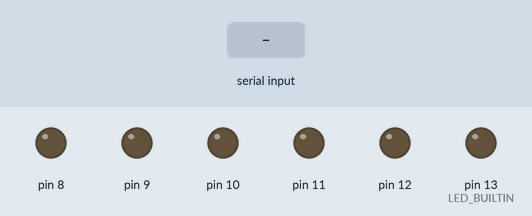
This sketch was run on a simulated Arduino Uno, built with avr-gcc and run on an emulated ATmega328P. Parts: output pins drawn as LEDs (lit = HIGH). The inputs (shaded band) are chosen by the test bench.

Above: at 1.2 s.
1.3 s: byte 71 ('G') received over Serial
At 2.3 s:
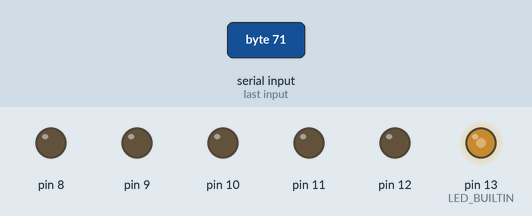
2.8 s: "A\n" received over Serial
At 4.0 s:
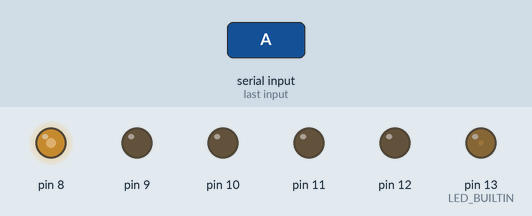
4.3 s: byte 66 ('B') received over Serial
At 4.6 s:
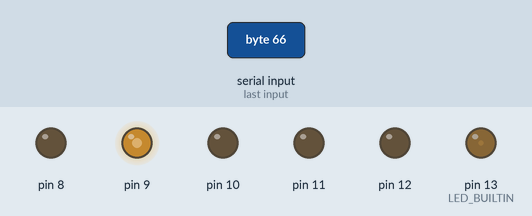
5.8 s: byte 65 ('A') received over Serial
At 6.5 s:
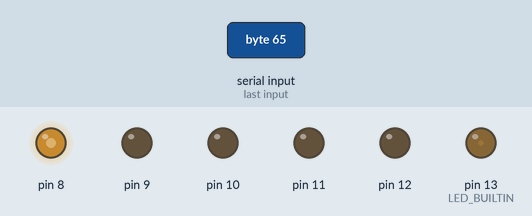
Timing chart, 0 to 8.3 s (numbered marks = the images above; inputs shaded):
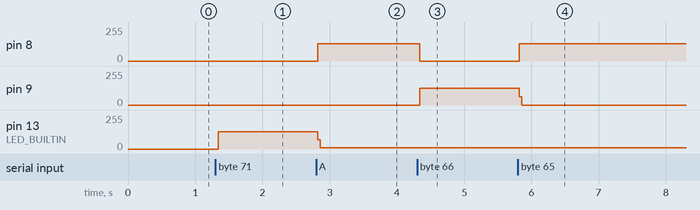

Measured:
- after the input at 1.3 s, pin 13 (LED_BUILTIN): 0/255 → 131/255 at once
- after the input at 2.8 s, pin 8: 0/255 → 129/255 at once; pin 13 (LED_BUILTIN): 131/255 → 11/255 at once
- after the input at 4.3 s, pin 8: 129/255 → 0/255 at once; pin 9: 0/255 → 127/255 at once
- after the input at 5.8 s, pin 8: 0/255 → 130/255 at once; pin 9: 127/255 → 0/255 at once

The sketch:

arduino_v1_softpwm_motor_map_test.ino
```cpp
#include <Arduino.h>
#include "pwm.h"

SOFTPWM_DEFINE_CHANNEL(8, DDRB, PORTB, PORTB0);
SOFTPWM_DEFINE_CHANNEL(9, DDRB, PORTB, PORTB1);
SOFTPWM_DEFINE_CHANNEL(10, DDRB, PORTB, PORTB2);
SOFTPWM_DEFINE_CHANNEL(11, DDRB, PORTB, PORTB3);
SOFTPWM_DEFINE_CHANNEL(12, DDRB, PORTB, PORTB4);
SOFTPWM_DEFINE_CHANNEL(13, DDRB, PORTB, PORTB5);

SOFTPWM_DEFINE_OBJECT_WITH_PWM_LEVELS(20, 101);
SOFTPWM_DEFINE_EXTERN_OBJECT_WITH_PWM_LEVELS(20, 101);

const uint32_t SERIAL_BAUD = 115200;
const int8_t TEST_POWER = 50;

struct Thruster {
  int pin1;
  int pin2;

  void init(int pin1_, int pin2_) {
    pin1 = pin1_;
    pin2 = pin2_;
    Palatis::SoftPWM.set(pin1, 0);
    Palatis::SoftPWM.set(pin2, 0);
  }

  void setPower(int power) {
    power = constrain(power, -100, 100);

    if (power >= 0) {
      Palatis::SoftPWM.set(pin1, power);
      Palatis::SoftPWM.set(pin2, 0);
      return;
    }

    Palatis::SoftPWM.set(pin1, 0);
    Palatis::SoftPWM.set(pin2, -power);
  }
};

Thruster leftMotor;
Thruster rightMotor;
Thruster verticalMotor;

char current_command = 'S';

void set_motors(int8_t left, int8_t right, int8_t vertical) {
  leftMotor.setPower(left);
  rightMotor.setPower(right);
  verticalMotor.setPower(vertical);
}

void read_command() {
  while (Serial.available() > 0) {
    char command = Serial.read();

    if (command == '\n' || command == '\r') {
      continue;
    }

    if (
      command == 'A'
      || command == 'B'
      || command == 'C'
      || command == 'E'
      || command == 'F'
      || command == 'G'
      || command == 'S'
      || command == 'D'
    ) {
      current_command = command;
    }
  }
}

void apply_command() {
  switch (current_command) {
    case 'A':
      set_motors(TEST_POWER, 0, 0);
      break;
    case 'B':
      set_motors(-TEST_POWER, 0, 0);
      break;
    case 'C':
      set_motors(0, TEST_POWER, 0);
      break;
    case 'E':
      set_motors(0, -TEST_POWER, 0);
      break;
    case 'F':
      set_motors(0, 0, TEST_POWER);
      break;
    case 'G':
      set_motors(0, 0, -TEST_POWER);
      break;
    case 'S':
    case 'D':
    default:
      set_motors(0, 0, 0);
      break;
  }
}

void setup() {
  Serial.begin(SERIAL_BAUD);
  Palatis::SoftPWM.begin(1000);
  pinMode(LED_BUILTIN, OUTPUT);

  leftMotor.init(8, 9);
  rightMotor.init(10, 11);
  verticalMotor.init(12, 13);
  set_motors(0, 0, 0);
}

void loop() {
  read_command();
  apply_command();
  digitalWrite(LED_BUILTIN, current_command == 'S' || current_command == 'D' ? LOW : HIGH);
}
```

pwm.h
```cpp
// (licence header left out)
#ifndef _SOFTPWM_H_
#define _SOFTPWM_H_

#include <Arduino.h>

// helper macros
#define SOFTPWM_DEFINE_PINMODE(CHANNEL, PMODE, PORT, BIT) \
  namespace Palatis { \
    template <> \
    inline void pinModeStatic<CHANNEL>(uint8_t const mode) { \
      if (mode == INPUT) { \
        bitClear(PMODE, BIT); bitClear(PORT, BIT); \
      } \
      else if (mode == INPUT_PULLUP) { \
        bitClear(PMODE, BIT); bitSet(PORT, BIT); \
      } \
      else { \
        bitSet(PMODE, BIT); \
      } \
    } \
  }

#define SOFTPWM_DEFINE_CHANNEL(CHANNEL, PMODE, PORT, BIT) \
  namespace Palatis { \
    template <> \
    inline void bitWriteStatic<CHANNEL>(bool const value) { \
      bitWrite( PORT, BIT, value ); \
    } \
  } \
  SOFTPWM_DEFINE_PINMODE(CHANNEL, PMODE, PORT, BIT)

#define SOFTPWM_DEFINE_CHANNEL_INVERT(CHANNEL, PMODE, PORT, BIT) \
  namespace Palatis { \
    template <> \
    inline void bitWriteStatic<CHANNEL>(bool const value) { \
      bitWrite(PORT, BIT, !value); \
    } \
  } \
  SOFTPWM_DEFINE_PINMODE(CHANNEL, PMODE, PORT, BIT)

#if defined(__AVR_ATtiny24__) || defined(__AVR_ATtiny44__) || defined(__AVR_ATtiny84__)
#define SOFTPWM_DEFINE_OBJECT_WITH_PWM_LEVELS(CHANNEL_CNT, PWM_LEVELS) \
  namespace Palatis { \
    CSoftPWM<CHANNEL_CNT, PWM_LEVELS> SoftPWM; \
  } \
  ISR(TIM1_COMPA_vect) { \
    interrupts(); \
    Palatis::SoftPWM.update(); \
  }
#else
#if defined (__AVR_ATmega8__) || defined (__AVR_ATmega8A__)
#define TIMSK1	TIMSK
#endif
#define SOFTPWM_DEFINE_OBJECT_WITH_PWM_LEVELS(CHANNEL_CNT, PWM_LEVELS) \
  namespace Palatis { \
    CSoftPWM<CHANNEL_CNT, PWM_LEVELS> SoftPWM; \
  } \
  ISR(TIMER1_COMPA_vect) { \
    interrupts(); \
	Palatis::SoftPWM.update(); \
  }
#endif

#define SOFTPWM_DEFINE_OBJECT(CHANNEL_CNT) \
  SOFTPWM_DEFINE_OBJECT_WITH_PWM_LEVELS(CHANNEL_CNT, 0)

#define SOFTPWM_DEFINE_EXTERN_OBJECT_WITH_PWM_LEVELS(CHANNEL_CNT, PWM_LEVELS) \
  namespace Palatis { \
    extern CSoftPWM<CHANNEL_CNT, PWM_LEVELS> SoftPWM; \
  }

#define SOFTPWM_DEFINE_EXTERN_OBJECT(CHANNEL_CNT) \
  SOFTPWM_DEFINE_EXTERN_OBJECT_WITH_PWM_LEVELS(CHANNEL_CNT, 0)

// here comes the magic @o@
namespace Palatis {

	template <int channel> inline void bitWriteStatic(bool value) {}
	template <int channel> inline void pinModeStatic(uint8_t mode) {}

	template <int channel>
	struct bitWriteStaticExpander {
		void operator() (bool value) const {
			bitWriteStatic<channel>(value);
			bitWriteStaticExpander < channel - 1 >()(value);
		}

		void operator() (uint8_t const &count, uint8_t const * const &channels) const {
#ifdef SOFTPWM_OUTPUT_DELAY
			bitWriteStatic<channel>((count + channel) < channels[channel]);
#else
			bitWriteStatic<channel>(count < channels[channel]);
#endif
			bitWriteStaticExpander < channel - 1 >()(count, channels);
		}
	};

	template <>
	struct bitWriteStaticExpander < -1 > {
		void operator() (bool) const {}
		void operator() (uint8_t const &, uint8_t const * const &) const {}
	};

	template <int channel>
	struct pinModeStaticExpander {
		void operator() (uint8_t const mode) const
		{
			pinModeStatic<channel>(mode);
			pinModeStaticExpander < channel - 1 >()(mode);
		}
	};

	template <>
	struct pinModeStaticExpander < -1 > {
		void operator() (uint8_t const mode) const {}
	};

	template <unsigned int num_channels, unsigned int num_PWM_levels>
	class CSoftPWM {
	public:
		void begin(const unsigned long hertz) {
			allOff();  //this prevents inverted channels from momentarily going LOW
			asm volatile ("/************ pinModeStaticExpander begin ************/");
			const uint8_t oldSREG = SREG;
			noInterrupts();
			pinModeStaticExpander < num_channels - 1 >()(OUTPUT);
			SREG = oldSREG;
			asm volatile ("/************ pinModeStaticExpander end ************/");

			/* the setup of timer1 is stolen from ShiftPWM :-P
			   http://www.elcojacobs.com/shiftpwm/ */
			asm volatile ("/************ timer setup begin ************/");
			TCCR1A = 0b00000000;
			TCCR1B = 0b00001001;
			OCR1A = (F_CPU - hertz * PWMlevels() / 2) / (hertz * PWMlevels());
			bitSet(TIMSK1, OCIE1A);
			asm volatile ("/************ timer setup end ************/");

			_count = 0;
		}

		void set(const int channel_idx, const uint8_t value) {
			_channels[channel_idx] = value;
		}

		size_t size() const {
			return num_channels;
		}

		unsigned int PWMlevels() const {
			return num_PWM_levels ? num_PWM_levels : 256;
		}

		void allOff() {
			asm volatile ("/********** CSoftPWM::allOff() begin **********/");
			const uint8_t oldSREG = SREG;
			noInterrupts();
			for (int i = 0; i < num_channels; ++i)
				_channels[i] = 0;
			bitWriteStaticExpander < num_channels - 1 >()(false);
			SREG = oldSREG;
			asm volatile ("/********** CSoftPWM::allOff() end **********/");
		}

		/* This function cannot be private because the ISR uses it, and I have
		   no idea about how to make friends with ISR. :-( */
		void update() __attribute__((always_inline)) {
			asm volatile ("/********** CSoftPWM::update() begin **********/");
			const uint8_t count = _count;
			bitWriteStaticExpander < num_channels - 1 >()(count, _channels);
			++_count;
			if (_count == PWMlevels())
				_count = 0;
			asm volatile ("/********** CSoftPWM::update() end **********/");
		}

#if defined(HAVE_HWSERIAL0)
		/* this function is stolen from ShiftPWM :-P
		   http://www.elcojacobs.com/shiftpwm/ */
		void printInterruptLoad() {
			unsigned long time1, time2;

			bitSet(TIMSK1, OCIE1A); // enable interrupt
			time1 = micros();
			delayMicroseconds(5000);
			time1 = micros() - time1;

			bitClear(TIMSK1, OCIE1A); // disable interrupt
			time2 = micros();
			delayMicroseconds(5000);
			time2 = micros() - time2;

			const double load = static_cast<double>(time1 - time2) / time1;
			const double interrupt_frequency = static_cast<double>(F_CPU) / (OCR1A + 1);
			const double cycles_per_interrupt = load * F_CPU / interrupt_frequency;

			Serial.println(F("SoftPWM::printInterruptLoad():"));
			Serial.print(F("  Load of interrupt: "));
			Serial.println(load, 10);
			Serial.print(F("  Clock cycles per interrupt: "));
			Serial.println(cycles_per_interrupt);
			Serial.print(F("  Interrupt frequency: "));
			Serial.print(interrupt_frequency);
			Serial.println(F(" Hz"));
			Serial.print(F("  PWM frequency: "));
			Serial.print(interrupt_frequency / PWMlevels());
			Serial.println(F(" Hz"));
			Serial.print(F("  PWM levels: "));
			Serial.println(PWMlevels());

			bitSet(TIMSK1, OCIE1A);  // enable interrupt again
		}
#endif

	private:
		uint8_t _channels[num_channels];
		uint8_t _count;
	};

} // namespace Palatis
#endif // #ifndef _SOFTPWM_H_
```
